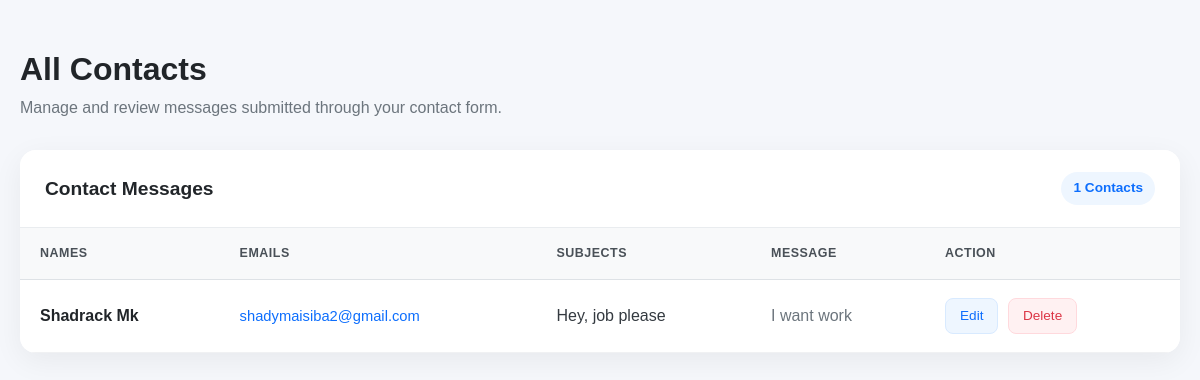
Page /show/ on the committed database.
### sokoapp/models.py (models this page shows, shortened)
class Contact(models.Model):
    name = models.CharField(max_length=100)
    email = models.EmailField()
    subject = models.CharField(max_length=200)
    message = models.TextField()

### sokoapp/views.py (the view)
# urls.py: path('show/', views.show, name='show'),
def show(request):
    all = Contact.objects.all()
    return render(request, 'show.html', {"all" : all})

### templates/show.html (shortened to what this page needs)
<!DOCTYPE html>
<html lang="en">
<head>
    {% load static %}
    <link rel="stylesheet" href="{% static 'assets/vendor/bootstrap/css/bootstrap.min.css' %}">
</head>
<body>
<div class="page-wrapper">
    <div class="page-header">
        <h1>All Contacts</h1>
        <p>Manage and review messages submitted through your contact form.</p>
    </div>
    <div class="contacts-card">
        <div class="card-header-custom">
            <h2>Contact Messages</h2>
            <span class="contact-count">
                {{ all|length }} Contacts
            </span>
        </div>
        <div class="table-wrapper">
            <table class="table contacts-table">
                <thead>
                    <tr>
                        <th>Names</th>
                        <th>Emails</th>
                        <th>Subjects</th>
                        <th>Message</th>
                        <th>Action</th>
                    </tr>
                </thead>
                <tbody>
                    {% for contact in all %}
                    <tr>
                        <td>
                            <span class="contact-name">
                                {{ contact.name }}
                            </span>
                        </td>
                        <td>
                            <span class="contact-email">
                                {{ contact.email }}
                            </span>
                        </td>
                        <td>
                            <span class="contact-subject">
                                {{ contact.subject }}
                            </span>
                        </td>
                        <td>
                            <div class="message-cell">
                                {{ contact.message }}
                            </div>
                        </td>
                        <td class="actions">
                            <a href="/edit/{{ contact.id }}" class="btn btn-action btn-edit">
                                Edit
                            </a>
                            <a href="/delete/{{ contact.id }}" class="btn btn-action btn-delete">
                                Delete
                            </a>
                        </td>
                    </tr>
                    {% endfor %}
                </tbody>
            </table>
        </div>
    </div>
</div>
</body>
</html>

### templates/show.html (style rules this page uses)
body { background: #f5f7fb; color: #212529; font-family: Arial, Helvetica, sans-serif; }
.page-wrapper { max-width: 1400px; margin: 0 auto; padding: 50px 20px; }
.page-header { margin-bottom: 30px; }
.page-header h1 { font-size: 2rem; font-weight: 700; margin-bottom: 8px; }
.page-header p { color: #6c757d; margin: 0; }
.contacts-card { background: #ffffff; border: none; border-radius: 16px; box-shadow: 0 8px 30px rgba(0, 0, 0, 0.06); overflow: hidden; }
.card-header-custom { padding: 22px 25px; border-bottom: 1px solid #e9ecef; background: #ffffff; display: flex; align-items: center; justify-content: space-between; }
.card-header-custom h2 { font-size: 1.2rem; font-weight: 600; margin: 0; }
.contact-count { background: #eef6ff; color: #0d6efd; padding: 6px 12px; border-radius: 20px; font-size: 0.85rem; font-weight: 600; }
.table-wrapper { overflow-x: auto; }
.contacts-table { margin: 0; min-width: 900px; }
.contacts-table thead th { background: #f8f9fa; color: #495057; font-size: 0.78rem; text-transform: uppercase; letter-spacing: 0.5px; font-weight: 700; padding: 16px 20px; border-bottom: 1px solid #dee2e6; white-space: nowrap; }
.contacts-table tbody td { padding: 18px 20px; vertical-align: middle; color: #343a40; border-bottom: 1px solid #f0f1f3; }
.contacts-table tbody tr { transition: background-color 0.2s ease; }
.contact-name { font-weight: 600; color: #212529; }
.contact-email { color: #0d6efd; font-size: 0.92rem; }
.contact-subject { font-weight: 500; }
.message-cell { max-width: 350px; color: #6c757d; line-height: 1.5; }
.actions { white-space: nowrap; }
.btn-action { border-radius: 8px; padding: 7px 14px; font-size: 0.85rem; font-weight: 500; margin-right: 5px; }
.btn-edit { color: #0d6efd; background: #eef6ff; border: 1px solid #d8eaff; }
.btn-delete { color: #dc3545; background: #fff1f2; border: 1px solid #ffd9dd; }

### rows in the picture
Contact: name "Shadrack Mk", email "shadymaisiba2@gmail.com", subject "Hey, job please", message "I want work"

### other values in the picture
{{ all|length }} "1"
